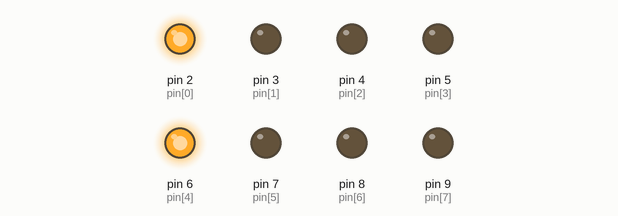
Recording of a sketch running on a simulated Arduino Uno, built with avr-gcc and run on an emulated ATmega328P. On the bench: output pins drawn as LEDs (lit = HIGH).

Above: at 0.5 s.
At 2.5 s:
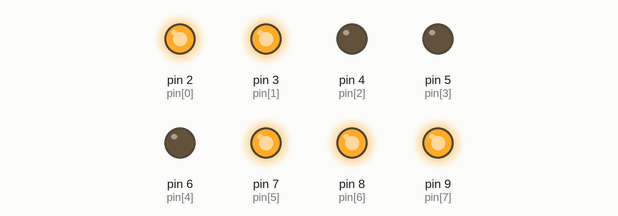
At 5.5 s:
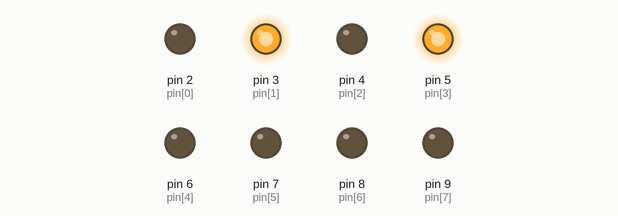
At 6.5 s:
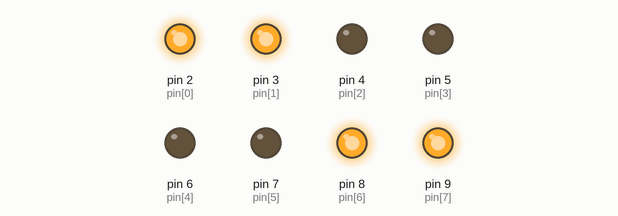
At 7.5 s:
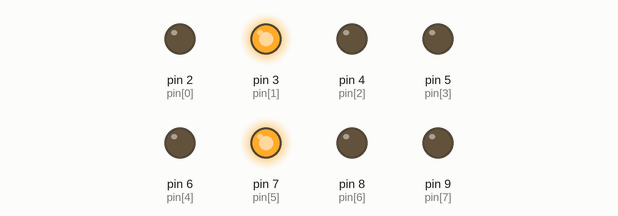
At 11.5 s:
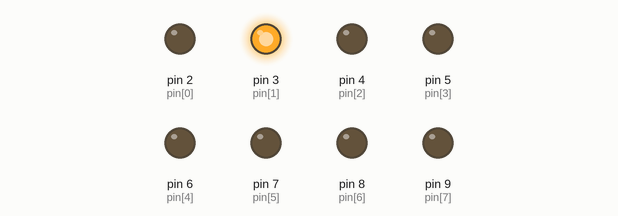
Timing chart, 0 to 13.0 s (numbered marks = the images above):
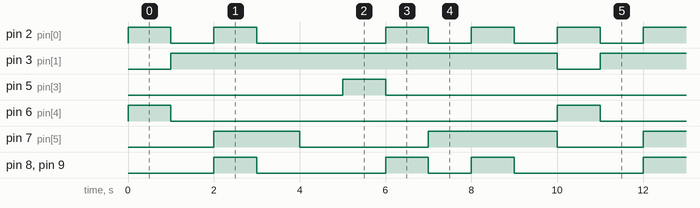

The sketch:

5613BHLED.ino
```cpp
byte pin[] = {2, 3, 4, 5, 6, 7, 8, 9};//arduino pin array

int number[10][8] = {//number array
  {1, 0, 0, 0, 1, 0, 0, 0},// S
  {0, 1, 0, 0, 0, 0, 0, 0},// A
  {1, 1, 0, 0, 0, 1, 1, 1},// I
  {0, 1, 0, 0, 0, 1, 0, 0},// K
  {0, 1, 0, 0, 0, 0, 0, 0},// A
  {0, 1, 0, 1, 0, 0, 0, 0},// R
  {1, 1, 0, 0, 0, 0, 1, 1},// T
  {0, 1, 0, 0, 0, 1, 0, 0},// H
  {1, 1, 0, 0, 0, 1, 1, 1},// I
  {0, 1, 0, 0, 0, 1, 0, 0},// K
};

void setup() {
  for (byte a = 0; a < 8; a++) {
    pinMode(pin[a], OUTPUT);//define output pins
  }
}

void loop() {
  for (int a = 0; a < 10; a++) {
    for (int b = 0; b < 8; b++) {
      digitalWrite(pin[b], number[a][b]);//display numbers
    }
    delay(1000);//delay
  }
}
```

Measured:
- by itself, pin 2 (pin[0]): repeats every 10.0 s: LOW 1.0 s, HIGH 1.0 s, LOW 3.0 s, 2 × (HIGH 1.0 s, LOW 1.0 s), HIGH 1.0 s
- by itself, pin 3 (pin[1]): alternates HIGH for 9.0 s and LOW for 1.0 s
- by itself, pin 5 (pin[3]), pin 6 (pin[4]): alternates HIGH for 1.0 s and LOW for 9.0 s
- by itself, pin 7 (pin[5]): repeats every 10.0 s: LOW 3.0 s, HIGH 3.0 s, LOW 2.0 s, HIGH 2.0 s
- by itself, pin 8 (pin[6]), pin 9 (pin[7]): repeats every 10.0 s: LOW 3.0 s, HIGH 1.0 s, LOW 1.0 s, HIGH 1.0 s, LOW 3.0 s, HIGH 1.0 s
